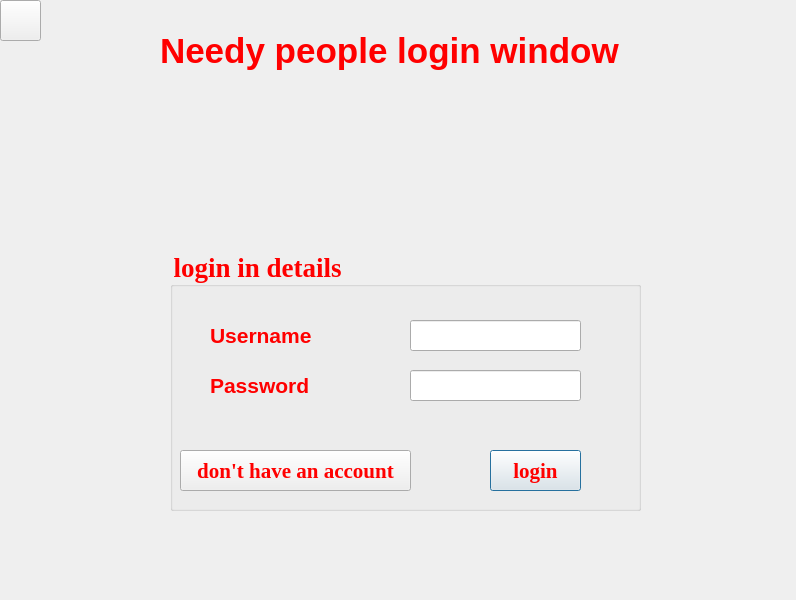
<?xml version="1.0" encoding="UTF-8"?>
<ui version="4.0">
 <class>Np_Log_in</class>
 <widget class="QDialog" name="Np_Log_in">
  <property name="geometry">
   <rect>
    <x>0</x>
    <y>0</y>
    <width>796</width>
    <height>600</height>
   </rect>
  </property>
  <property name="windowTitle">
   <string>Dialog</string>
  </property>
  <widget class="QLabel" name="nploginheader">
   <property name="geometry">
    <rect>
     <x>160</x>
     <y>20</y>
     <width>501</width>
     <height>61</height>
    </rect>
   </property>
   <property name="font">
    <font>
     <pointsize>26</pointsize>
     <bold>true</bold>
    </font>
   </property>
   <property name="styleSheet">
    <string notr="true">background :none;
color:red;
</string>
   </property>
   <property name="text">
    <string>Needy people login window </string>
   </property>
  </widget>
  <widget class="QGroupBox" name="nplogingroup">
   <property name="geometry">
    <rect>
     <x>170</x>
     <y>250</y>
     <width>471</width>
     <height>261</height>
    </rect>
   </property>
   <property name="font">
    <font>
     <family>Times New Roman</family>
     <pointsize>20</pointsize>
     <bold>true</bold>
    </font>
   </property>
   <property name="styleSheet">
    <string notr="true">background :none;
color:red;
</string>
   </property>
   <property name="title">
    <string>login in details</string>
   </property>
   <widget class="QLabel" name="nploginusername">
    <property name="geometry">
     <rect>
      <x>40</x>
      <y>70</y>
      <width>151</width>
      <height>31</height>
     </rect>
    </property>
    <property name="font">
     <font>
      <pointsize>16</pointsize>
      <bold>true</bold>
     </font>
    </property>
    <property name="text">
     <string>Username</string>
    </property>
   </widget>
   <widget class="QLabel" name="nologinpssword">
    <property name="geometry">
     <rect>
      <x>40</x>
      <y>120</y>
      <width>141</width>
      <height>31</height>
     </rect>
    </property>
    <property name="font">
     <font>
      <pointsize>16</pointsize>
      <bold>true</bold>
     </font>
    </property>
    <property name="text">
     <string>Password</string>
    </property>
   </widget>
   <widget class="QLineEdit" name="nploginusernamecheck">
    <property name="geometry">
     <rect>
      <x>240</x>
      <y>70</y>
      <width>171</width>
      <height>31</height>
     </rect>
    </property>
    <property name="font">
     <font>
      <pointsize>16</pointsize>
     </font>
    </property>
   </widget>
   <widget class="QLineEdit" name="nploginpasswordcheck">
    <property name="geometry">
     <rect>
      <x>240</x>
      <y>120</y>
      <width>171</width>
      <height>31</height>
     </rect>
    </property>
    <property name="font">
     <font>
      <pointsize>16</pointsize>
     </font>
    </property>
   </widget>
   <widget class="QPushButton" name="nplogin_button">
    <property name="geometry">
     <rect>
      <x>320</x>
      <y>200</y>
      <width>91</width>
      <height>41</height>
     </rect>
    </property>
    <property name="font">
     <font>
      <family>Times New Roman</family>
      <pointsize>16</pointsize>
      <bold>true</bold>
     </font>
    </property>
    <property name="text">
     <string>login</string>
    </property>
   </widget>
   <widget class="QPushButton" name="npnewacc_button">
    <property name="geometry">
     <rect>
      <x>10</x>
      <y>200</y>
      <width>231</width>
      <height>41</height>
     </rect>
    </property>
    <property name="font">
     <font>
      <family>Times New Roman</family>
      <pointsize>16</pointsize>
      <bold>true</bold>
     </font>
    </property>
    <property name="text">
     <string>don't have an account</string>
    </property>
   </widget>
  </widget>
  <widget class="QPushButton" name="pushButton">
   <property name="geometry">
    <rect>
     <x>0</x>
     <y>0</y>
     <width>41</width>
     <height>41</height>
    </rect>
   </property>
   <property name="styleSheet">
    <string notr="true"> background-image: url(&quot;C:/Users/hp/Desktop/DTE/return.png&quot;);
                     background-repeat: no-repeat;
                     background-position: center;
                     background-attachment: fixed;</string>
   </property>
   <property name="text">
    <string/>
   </property>
  </widget>
 </widget>
 <resources/>
 <connections/>
</ui>
